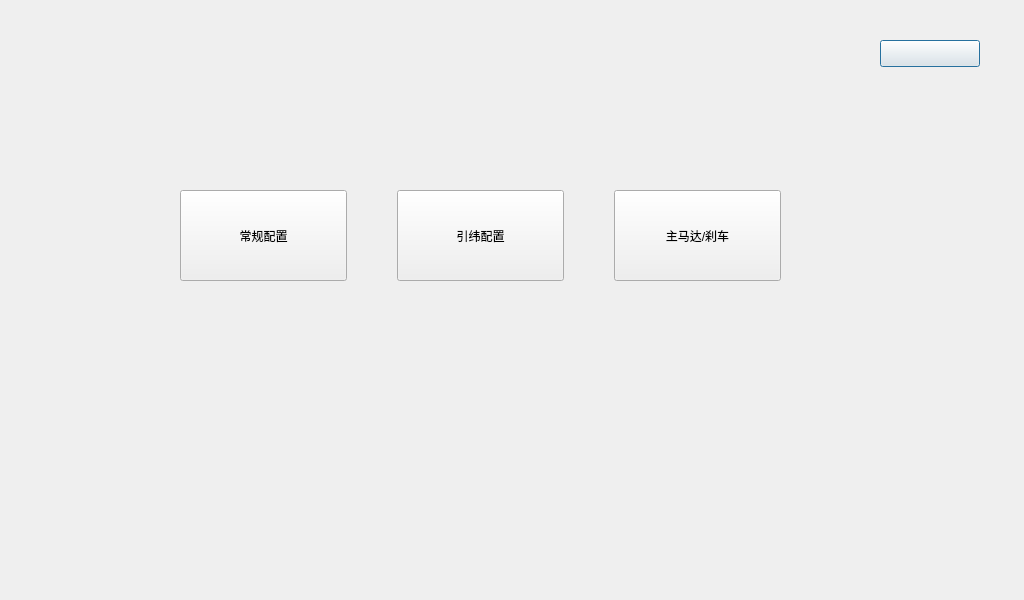
<?xml version="1.0" encoding="UTF-8"?>
<ui version="4.0">
 <class>FactorySetting</class>
 <widget class="QDialog" name="FactorySetting">
  <property name="geometry">
   <rect>
    <x>0</x>
    <y>0</y>
    <width>1024</width>
    <height>600</height>
   </rect>
  </property>
  <property name="windowTitle">
   <string>Dialog</string>
  </property>
  <widget class="QPushButton" name="pb_back">
   <property name="geometry">
    <rect>
     <x>880</x>
     <y>40</y>
     <width>100</width>
     <height>27</height>
    </rect>
   </property>
   <property name="text">
    <string/>
   </property>
  </widget>
  <widget class="QWidget" name="buttonsWidget" native="true">
   <property name="geometry">
    <rect>
     <x>180</x>
     <y>190</y>
     <width>601</width>
     <height>91</height>
    </rect>
   </property>
   <layout class="QHBoxLayout" name="horizontalLayout">
    <property name="spacing">
     <number>50</number>
    </property>
    <property name="leftMargin">
     <number>0</number>
    </property>
    <property name="topMargin">
     <number>0</number>
    </property>
    <property name="rightMargin">
     <number>0</number>
    </property>
    <property name="bottomMargin">
     <number>0</number>
    </property>
    <item>
     <widget class="QPushButton" name="pb_ChangGuiPeiZhi">
      <property name="sizePolicy">
       <sizepolicy hsizetype="Minimum" vsizetype="Preferred">
        <horstretch>0</horstretch>
        <verstretch>0</verstretch>
       </sizepolicy>
      </property>
      <property name="text">
       <string>常规配置</string>
      </property>
     </widget>
    </item>
    <item>
     <widget class="QPushButton" name="pb_YinWeiPeiZhi">
      <property name="sizePolicy">
       <sizepolicy hsizetype="Minimum" vsizetype="Preferred">
        <horstretch>0</horstretch>
        <verstretch>0</verstretch>
       </sizepolicy>
      </property>
      <property name="text">
       <string>引纬配置</string>
      </property>
     </widget>
    </item>
    <item>
     <widget class="QPushButton" name="pb_ZhuMaDa">
      <property name="sizePolicy">
       <sizepolicy hsizetype="Minimum" vsizetype="Preferred">
        <horstretch>0</horstretch>
        <verstretch>0</verstretch>
       </sizepolicy>
      </property>
      <property name="text">
       <string>主马达/刹车</string>
      </property>
     </widget>
    </item>
   </layout>
  </widget>
 </widget>
 <resources/>
 <connections/>
</ui>
